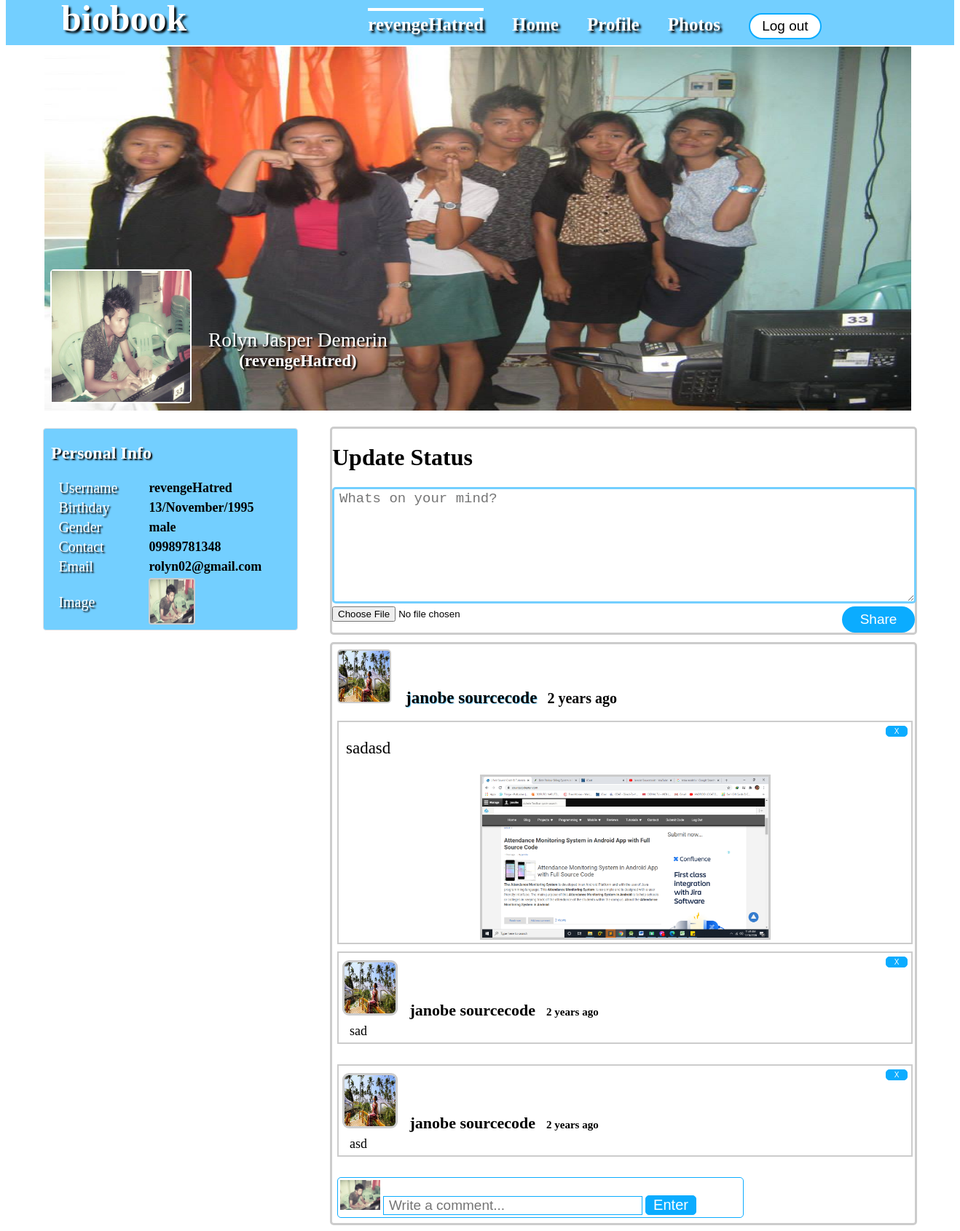
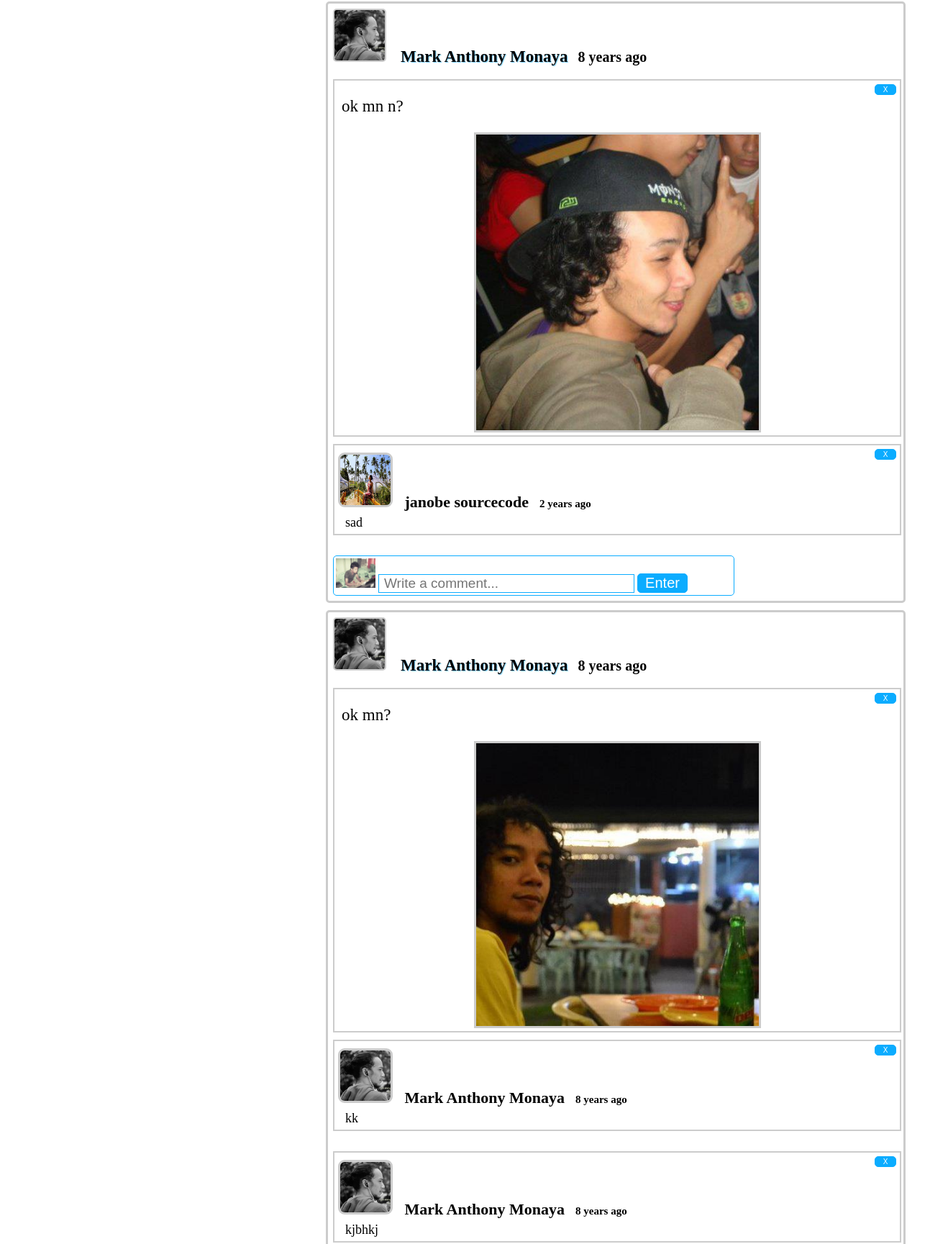
The app's page /timeline.php (signed in, upper part) with its own data (2 pictures, top to bottom).
### tables this page shows
CREATE TABLE `user` (
  `user_id` int(100) NOT NULL,
  `firstname` varchar(100) NOT NULL,
  `lastname` varchar(100) NOT NULL,
  `username` varchar(100) NOT NULL,
  `username2` varchar(100) NOT NULL,
  `birthday` varchar(100) NOT NULL,
  `gender` varchar(100) NOT NULL,
  `number` varchar(100) NOT NULL,
  `email` varchar(100) NOT NULL,
  `email2` varchar(100) NOT NULL,
  `password` varchar(100) NOT NULL,
  `password2` varchar(100) NOT NULL,
  `profile_picture` varchar(100) NOT NULL,
  `cover_picture` varchar(100) NOT NULL
);

CREATE TABLE `post` (
  `post_id` int(100) NOT NULL,
  `user_id` varchar(100) NOT NULL,
  `post_image` varchar(100) NOT NULL,
  `content` varchar(100) NOT NULL,
  `created` varchar(100) NOT NULL
);

CREATE TABLE `comments` (
  `comment_id` int(100) NOT NULL,
  `post_id` varchar(100) NOT NULL,
  `user_id` varchar(100) NOT NULL,
  `name` varchar(100) NOT NULL,
  `content_comment` varchar(100) NOT NULL,
  `image` varchar(100) NOT NULL,
  `created` varchar(100) NOT NULL
);

### session.php (called while the page is built, shortened)
<?php
include("includes/database.php");
$id = $_SESSION['id'];
$query=mysqli_query ($con,"SELECT * FROM user WHERE user_id ='$id'");
$row=mysqli_fetch_array($query);
$firstname=$row['firstname'];
$lastname=$row['lastname'];
$username=$row['username'];
?>

### timeline.php (the view, shortened to what this page needs)
<?php
function time_stamp($session_time)
{
$time_difference = time() - $session_time ;
$seconds = $time_difference ;
$minutes = round($time_difference / 60 );
$hours = round($time_difference / 3600 );
$days = round($time_difference / 86400 );
$weeks = round($time_difference / 604800 );
$months = round($time_difference / 2419200 );
$years = round($time_difference / 29030400 );
if($seconds <= 60)
{
echo"$seconds seconds ago";
}
else
{
if($years==1)
   {
   echo"one year ago";
   }
  else
  {
  echo"$years years ago";
  }
}
}
?>
<!DOCTYPE html>
<html>
	<head>
		<link rel="stylesheet" type="text/css" href="css/timeline.css">
	</head>
<body>
<?php include ('session.php');?>
	<div id="header">
		<div class="head-view">
			<ul>
				<li><a href="home.php" title="Biobook"><b>biobook</b></a></li>
				<li><a href="timeline.php" title="<?php echo $username ?>"><label class="active"><?php echo $username ?></label></a></li>
				<li><a href="home.php" title="Home"><label>Home</label></a></li>
				<li><a href="profile.php" title="Home"><label>Profile</label></a></li>
				<li><a href="photos.php" title="Settings"><label>Photos</label></a></li>
				<li><a href="logout.php" title="Log out"><button class="btn-sign-in" value="Log out">Log out</button></a></li>
			</ul>
		</div>
	</div>
	<div id="container">
		<div id="clip2">
				<a href="updatecover.php" title="Change Cover Photo"><img src="<?php echo $row['cover_picture'] ?>"></a>
		</div>
		<div id="left-nav">
				<div class="clip1">
				<a href="updatephoto.php" title="Change Profile Picture"><img src="<?php echo $row['profile_picture'] ?>"></a>
				</div>
				<div class="user-details">
					<label><?php echo $firstname ?>&nbsp;<?php echo $lastname ?></label>
					<br />
					<b>(<?php echo $username ?>)</b>
				</div>
		</div>
		<div id="right-nav">
			<h1>Update Status</h1>
	<div>
			<form method="post" enctype="multipart/form-data">
				<textarea placeholder="Whats on your mind?" name="content" class="post-text" required></textarea>
				<input type="file" name="image">
				<button class="btn-share" name="Submit" value="Log out">Share</button>
			</form>
	</div>
		</div>
<?php
	include("includes/database.php");
			$query=mySQLi_query($con,"SELECT * from user where user_id='$id' order by user_id DESC");
			while($row=mySQLi_fetch_array($query)){
				$id = $row['user_id'];
?>
		<div id="left-nav1">
			<h2>Personal Info</h2>
			<table>
				<tr>
					<td><label>Username</label></td>
					<td width="20"></td>
					<td><b><?php echo $row['username']; ?></b></td>
				</tr>
				<tr>
					<td><label>Birthday</label></td>
					<td width="20"></td>
					<td><b><?php echo $row['birthday']; ?></b></td>
				</tr>
				<tr>
					<td><label>Gender</label></td>
					<td width="20"></td>
					<td><b><?php echo $row['gender']; ?></b></td>
				</tr>
				<tr>
					<td><label>Contact</label></td>
					<td width="20"></td>
					<td><b><?php echo $row['number']; ?></b></td>
				</tr>
				<tr>
					<td><label>Email</label></td>
					<td width="20"></td>
					<td><b><?php echo $row['email']; ?></b></td>
				</tr>
				<tr>
					<td><label>Image</label></td>
					<td width="20"></td>
					<td><img src="<?php echo $row['profile_picture']; ?>"></td>
				</tr>
			</table>
		</div>
<?php
}
?>
<?php
	include("includes/database.php");
			$query=mySQLi_query($con,"SELECT * from post LEFT JOIN user on user.user_id = post.user_id order by post_id DESC");
			while($row=mySQLi_fetch_array($query)){
				$posted_by = $row['firstname']." ".$row['lastname'];
				$location = $row['post_image'];
				$profile_picture = $row['profile_picture'];
				$time=$row['created'];
				$post_id = $row['post_id'];
?>
		<div id="right-nav1">
			<div class="profile-pics">
			<img src="<?php echo $profile_picture ?>">
			<b><?php echo $posted_by ?></b>
			<strong><?php echo $time = time_stamp($time); ?></strong>
			</div>
		<br />
			<div class="post-content">
			<div class="delete-post">
			<a href="delete_post.php<?php echo '?id='.$post_id; ?>" title="Delete your post"><button class="btn-delete">X</button></a>
			</div>
			<p><?php echo $row['content']; ?></p>
		<center>
			<img src="<?php echo $location ?>">
		</center>
			</div>
<?php
	include("includes/database.php");
			$comment=mySQLi_query($con,"SELECT * from comments where post_id='$post_id' order by post_id DESC") or die(mySQL_error());
			while($row=mySQLi_fetch_array($comment)){
			$comment_id=$row['comment_id'];
			$time=$row['created'];
?>
			<div class="comment-display"<?php echo $comment_id ?>>
					<div class="delete-post">
					<a href="delete_comment.php<?php echo '?id='.$comment_id; ?>" title="Delete your comment"><button class="btn-delete">X</button></a>
					</div>
				<div class="user-comment-name"><img src="<?php echo $row['image']; ?>">&nbsp;&nbsp;&nbsp;<?php echo $row['name']; ?><b class="time-comment"><?php echo $time = time_stamp($time); ?></b></div>
				<div class="comment"><?php echo $row['content_comment']; ?></div>
			</div>
			<br />
<?php
}
?>
		 <form  method="POST">
			<div class="comment-area">
						<?php $image=mysqli_query($con,"select * from user where user_id='$id'")or die(mysql_error());
							while($row=mysqli_fetch_array($image)){
							?>
						<img src="<?php echo $row['profile_picture']; ?>" width="50" height="50">
						<?php } ?>
			<input type="text" name="content_comment" placeholder="Write a comment..." class="comment-text">
			<input type="submit" name="post_comment" value="Enter" class="btn-comment">
			</div>
		</form>
		</div>
	<?php
	}
	?>
	</div>
</body>
</html>

### records on screen
user: username "revengeHatred", cover_picture (picture), profile_picture (picture), firstname "Rolyn Jasper", lastname "Demerin", birthday "13/November/1995", gender "male", number "09989781348", email "rolyn02@gmail.com"
post: user.profile_picture (picture), user.lastname "janobe sourcecode", content "sadasd", post_image (picture)
comments: image (picture), name "janobe sourcecode", content_comment "sad"
comments: image (picture), name "janobe sourcecode", content_comment "asd"
post: user.profile_picture (picture), user.lastname "Mark Anthony Monaya", content "ok mn n?", post_image (picture)
comments: image (picture), name "janobe sourcecode", content_comment "sad"
post: user.profile_picture (picture), user.lastname "Mark Anthony Monaya", content "ok mn?", post_image (picture)
comments: image (picture), name "Mark Anthony Monaya", content_comment "kk"
comments: image (picture), name "Mark Anthony Monaya", content_comment "kjbhkj"
